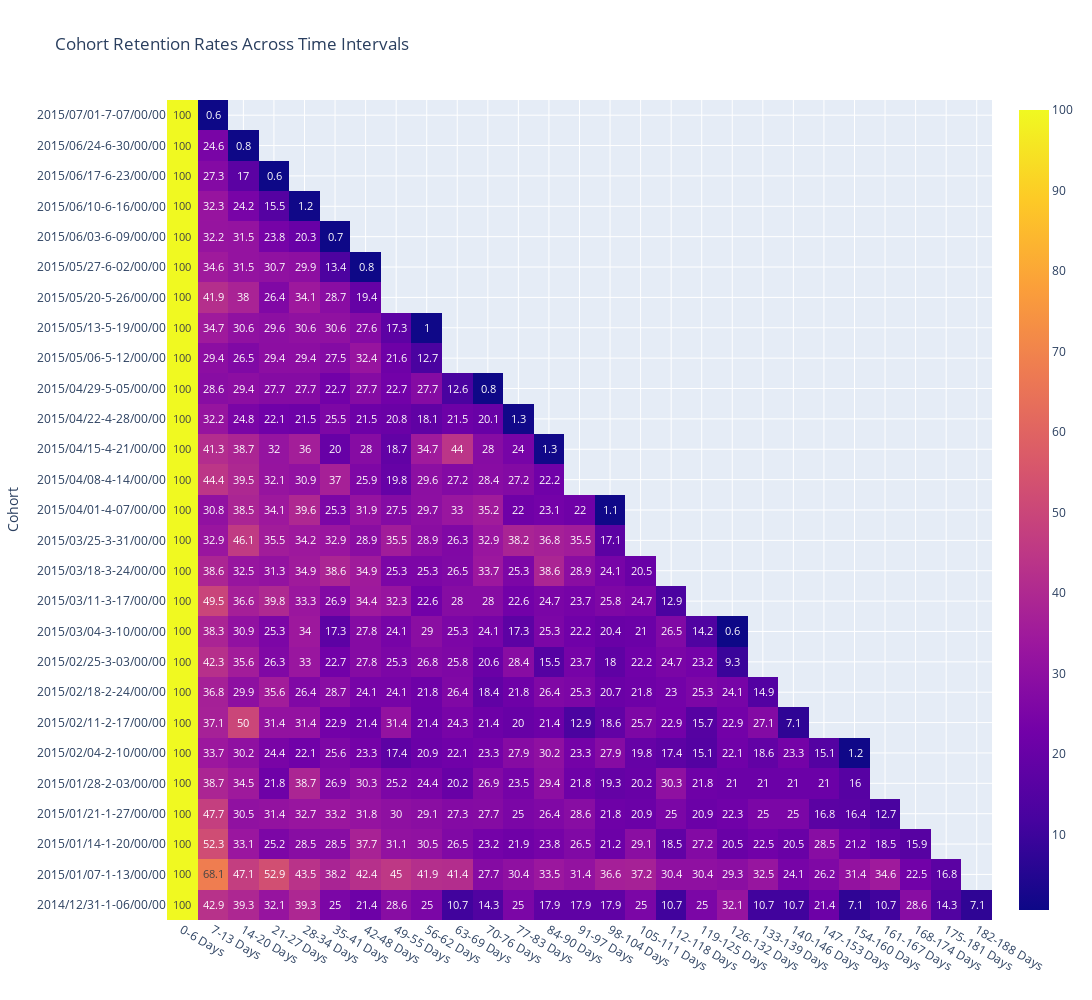

Write notebook code for a chart like this one.
### Markdown cell above
In the heatmap below we are looking at retention rates in a given cohort across time.

### Code cell
fig.show()

### Figure 1 — Plotly figure (JSON) as saved in the notebook; plotly's stock layout.template omitted (floating-point values rounded to 4 significant figures; data arrays with more than 128 entries replaced by an {"elided": "..."} marker saying what was removed)
{"data": [{"coloraxis": "coloraxis", "hovertemplate": "x: %{x}<br>Cohort: %{y}<br>color: %{z}<extra></extra>", "name": "0", "texttemplate": "%{z}", "type": "heatmap", "x": ["0-6 Days", "7-13 Days", "14-20 Days", "21-27 Days", "28-34 Days", "35-41 Days", "42-48 Days", "49-55 Days", "56-62 Days", "63-69 Days", "70-76 Days", "77-83 Days", "84-90 Days", "91-97 Days", "98-104 Days", "105-111 Days", "112-118 Days", "119-125 Days", "126-132 Days", "133-139 Days", "140-146 Days", "147-153 Days", "154-160 Days", "161-167 Days", "168-174 Days", "175-181 Days", "182-188 Days"], "xaxis": "x", "y": ["2015/07/01-7-07/00/00", "2015/06/24-6-30/00/00", "2015/06/17-6-23/00/00", "2015/06/10-6-16/00/00", "2015/06/03-6-09/00/00", "2015/05/27-6-02/00/00", "2015/05/20-5-26/00/00", "2015/05/13-5-19/00/00", "2015/05/06-5-12/00/00", "2015/04/29-5-05/00/00", "2015/04/22-4-28/00/00", "2015/04/15-4-21/00/00", "2015/04/08-4-14/00/00", "2015/04/01-4-07/00/00", "2015/03/25-3-31/00/00", "2015/03/18-3-24/00/00", "2015/03/11-3-17/00/00", "2015/03/04-3-10/00/00", "2015/02/25-3-03/00/00", "2015/02/18-2-24/00/00", "2015/02/11-2-17/00/00", "2015/02/04-2-10/00/00", "2015/01/28-2-03/00/00", "2015/01/21-1-27/00/00", "2015/01/14-1-20/00/00", "2015/01/07-1-13/00/00", "2014/12/31-1-06/00/00"], "yaxis": "y", "z": {"elided": "27x27 float values"}}], "layout": {"coloraxis": {"colorscale": [[0, "#0d0887"], [0.1111, "#46039f"], [0.2222, "#7201a8"], [0.3333, "#9c179e"], [0.4444, "#bd3786"], [0.5556, "#d8576b"], [0.6667, "#ed7953"], [0.7778, "#fb9f3a"], [0.8889, "#fdca26"], [1, "#f0f921"]]}, "height": 1000, "title": {"text": "Cohort Retention Rates Across Time Intervals"}, "width": 2000, "xaxis": {"anchor": "y", "domain": [0, 1]}, "yaxis": {"anchor": "x", "autorange": "reversed", "domain": [0, 1], "title": {"text": "Cohort"}}}}
